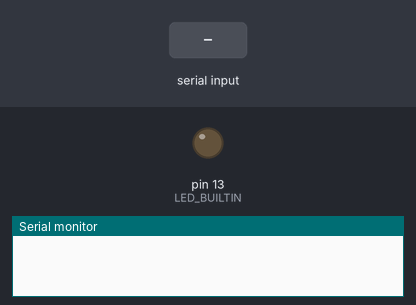
The sketch below on a simulated Arduino Uno, built with avr-gcc and run on an emulated ATmega328P. On the bench: output pins drawn as LEDs (lit = HIGH), the last lines printed to the serial monitor. Dashed ring = blinking. The inputs (shaded band) are chosen by the test bench.

Above: at 1.2 s.
1.3 s: "90,45\n" received over Serial
At 4.2 s:
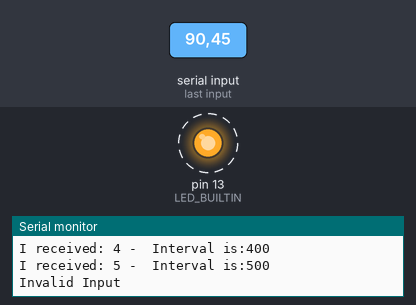
4.3 s: "30,150\n" received over Serial
At 5.4 s:
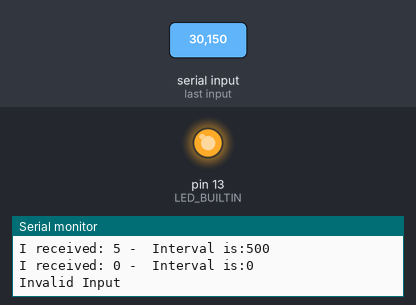
5.8 s: "5\n" received over Serial
At 7.2 s:
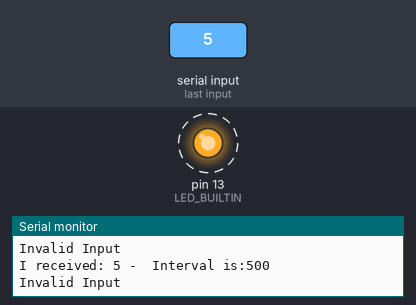
Timing chart, 0 to 14.8 s (numbered marks = the images above; inputs shaded):
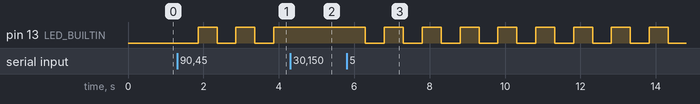

Measured:
- after the input at 1.3 s, pin 13 (LED_BUILTIN): alternates HIGH for 0.50 s and LOW for 0.50 s, starting after 0.56 s
- after the input at 4.3 s, pin 13 (LED_BUILTIN): stays HIGH (without the input it goes to LOW after 0.07 s)
- after the input at 5.8 s, pin 13 (LED_BUILTIN): alternates HIGH for 0.50 s and LOW for 0.50 s, starting after 0.50 s

The sketch:

variableblinkingtime.ino
```cpp
// date: 11/08/2023
int incomingByte = 0;
int previousTime = 0;
int currentTime = 0;
int interval = 0;
bool ledIsOn = false;

void setup() {
  Serial.begin(9600); // opens serial port, sets data rate to 9600 bps
  pinMode(LED_BUILTIN, OUTPUT);
}

void loop() {
  if (Serial.available() > 0) {
    // read the incoming byte:
    incomingByte = Serial.read() - 48;

    if(incomingByte >= 0 && incomingByte <= 9){
      Serial.print("I received: ");
      Serial.print(incomingByte);

      interval = incomingByte*100;
      Serial.print(" -  Interval is:");
      Serial.println(interval);

      previousTime = currentTime;
    } else {
      Serial.println("Invalid Input");
    }
  }

  currentTime = millis();

  if(currentTime - previousTime >= interval && interval > 0) {
    previousTime = currentTime;
    if(ledIsOn){
      digitalWrite(LED_BUILTIN, LOW);
    } else {
      digitalWrite(LED_BUILTIN, HIGH);
    }
    ledIsOn = !ledIsOn;
  }

  delay(5);
}
```
